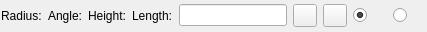
<?xml version="1.0" encoding="UTF-8"?>
<ui version="4.0">
 <class>LC_Arc2PointsOptionsWidget</class>
 <widget class="QWidget" name="LC_Arc2PointsOptionsWidget">
  <property name="geometry">
   <rect>
    <x>0</x>
    <y>0</y>
    <width>427</width>
    <height>32</height>
   </rect>
  </property>
  <property name="windowTitle">
   <string>Form</string>
  </property>
  <layout class="QGridLayout" name="gridLayout">
   <property name="leftMargin">
    <number>1</number>
   </property>
   <property name="topMargin">
    <number>0</number>
   </property>
   <property name="rightMargin">
    <number>1</number>
   </property>
   <property name="bottomMargin">
    <number>0</number>
   </property>
   <item row="0" column="8">
    <widget class="QRadioButton" name="rbNeg">
     <property name="sizePolicy">
      <sizepolicy hsizetype="Expanding" vsizetype="Minimum">
       <horstretch>0</horstretch>
       <verstretch>0</verstretch>
      </sizepolicy>
     </property>
     <property name="maximumSize">
      <size>
       <width>16777215</width>
       <height>16777215</height>
      </size>
     </property>
     <property name="toolTip">
      <string>Clockwise</string>
     </property>
     <property name="text">
      <string/>
     </property>
     <property name="icon">
      <iconset resource="../../../../res/icons/icons.qrc">
       <normaloff>:/icons/dirneg.lci</normaloff>:/icons/dirneg.lci</iconset>
     </property>
     <property name="checkable">
      <bool>true</bool>
     </property>
    </widget>
   </item>
   <item row="0" column="2">
    <widget class="QLabel" name="lHeight">
     <property name="toolTip">
      <string>Height of the arc (the distanсe between chord and top arc point)</string>
     </property>
     <property name="text">
      <string>Height:</string>
     </property>
    </widget>
   </item>
   <item row="0" column="3">
    <widget class="QLabel" name="lLength">
     <property name="toolTip">
      <string>Length of the arc</string>
     </property>
     <property name="text">
      <string>Length:</string>
     </property>
    </widget>
   </item>
   <item row="0" column="5">
    <widget class="QToolButton" name="tbPickDist">
     <property name="text">
      <string/>
     </property>
     <property name="icon">
      <iconset resource="../../../../res/icons/icons.qrc">
       <normaloff>:/icons/interactive_pick_distance.lci</normaloff>:/icons/interactive_pick_distance.lci</iconset>
     </property>
    </widget>
   </item>
   <item row="0" column="0">
    <widget class="QLabel" name="lRadius">
     <property name="toolTip">
      <string>Radius of arc</string>
     </property>
     <property name="text">
      <string>Radius:</string>
     </property>
    </widget>
   </item>
   <item row="0" column="4">
    <widget class="QLineEdit" name="leValue"/>
   </item>
   <item row="0" column="1">
    <widget class="QLabel" name="lAngle">
     <property name="toolTip">
      <string>Central angle of the arc</string>
     </property>
     <property name="text">
      <string>Angle:</string>
     </property>
    </widget>
   </item>
   <item row="0" column="7">
    <widget class="QRadioButton" name="rbPos">
     <property name="sizePolicy">
      <sizepolicy hsizetype="Expanding" vsizetype="Minimum">
       <horstretch>0</horstretch>
       <verstretch>0</verstretch>
      </sizepolicy>
     </property>
     <property name="maximumSize">
      <size>
       <width>16777215</width>
       <height>16777215</height>
      </size>
     </property>
     <property name="toolTip">
      <string>Counterclockwise</string>
     </property>
     <property name="text">
      <string/>
     </property>
     <property name="icon">
      <iconset resource="../../../../res/icons/icons.qrc">
       <normaloff>:/icons/dirpos.lci</normaloff>:/icons/dirpos.lci</iconset>
     </property>
     <property name="checked">
      <bool>true</bool>
     </property>
    </widget>
   </item>
   <item row="0" column="6">
    <widget class="QToolButton" name="tbPickAngle">
     <property name="toolTip">
      <string>Pick angle from the drawing</string>
     </property>
     <property name="text">
      <string/>
     </property>
     <property name="icon">
      <iconset resource="../../../../res/icons/icons.qrc">
       <normaloff>:/icons/interactive_pick_angle.lci</normaloff>:/icons/interactive_pick_angle.lci</iconset>
     </property>
    </widget>
   </item>
  </layout>
 </widget>
 <resources>
  <include location="../../../../res/icons/icons.qrc"/>
 </resources>
 <connections/>
</ui>
